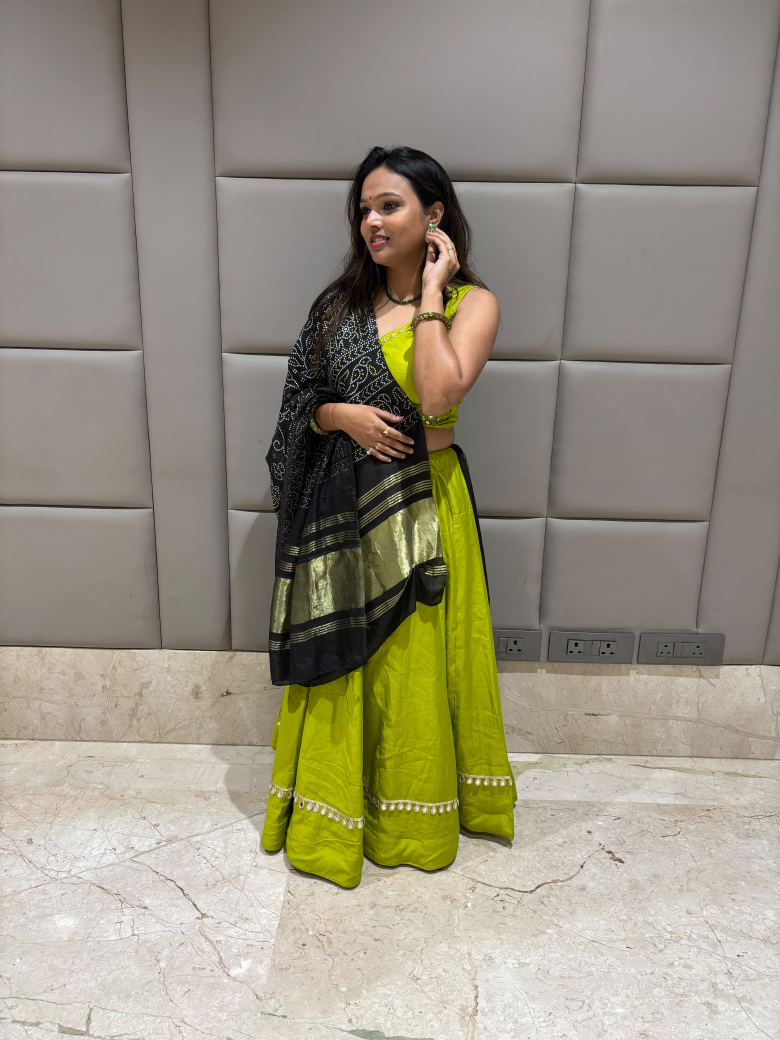
#> input picture cinematic-videos/source/A1_wall_side.jpg, 3120 x 4160 px (shown at 1/4 size)
$ python -i gl3d.py   (imports and definitions only)
#> lines starting #> are read from the running program, lines starting #| are printed output that depends on the picture
#> further down, picture is the input picture: shape (4160, 3120, 3); mean B, G, R 129.4, 146.6, 152.7
"""Small OpenGL 3D renderer for code-made films (headless, moderngl on EGL; runs on CPU via llvmpipe).

Geometry is built in Python as triangle soups (Geo). Each frame: sun shadow map -> opaque pass -> transparent pass,
rendered supersampled into a float buffer. Post (numpy/OpenCV): depth of field from the depth buffer, bloom,
filmic tone map, vignette. Motion blur = averaging sub-frames in linear light.
"""
import math

import cv2
import moderngl
import numpy as np

STRIDE = 14  # pos3 nrm3 col3 emit spec heat alpha thermal-mask


def srgb(c):
    c = np.asarray(c, dtype=np.float32) / (255.0 if max(c) > 1.0 else 1.0)
    return np.where(c <= 0.04045, c / 12.92, ((c + 0.055) / 1.055) ** 2.4)


def hexc(h):
    h = h.lstrip("#")
    return tuple(int(h[i:i + 2], 16) for i in (0, 2, 4))


# ---------------------------------------------------------------- geometry
class Geo:
    """Triangle soup. P, N: (n, 3, 3). C: (n, 3) linear rgb. E, S, A: (n,). Ht: (n, 3) per-vertex heat 0..1."""

    # [11 lines left out: function __init__, not called in this run]

    def __len__(self):
        return len(self.P)

    # [55 lines left out: functions xf, set, heat_from, vbo, cat, flat_normals and 1 more, not called in this run]


def quads_to_tris(Q):
    Q = np.asarray(Q, np.float32)
    return np.concatenate([Q[:, [0, 1, 2]], Q[:, [0, 2, 3]]])


# [91 lines left out: functions box, cylinder, sphere, torus, contact_shadow, not called in this run]


def quad(p0, p1, p2, p3, rgb, **kw):
    P = quads_to_tris([[p0, p1, p2, p3]])
    return Geo(P, flat_normals(P), srgb(rgb), **kw)


# ---------------------------------------------------------------- matrices
# [10 lines left out: functions T, S, not called in this run]


def Ry(a):
    c, s = math.cos(a), math.sin(a)
    return np.array([[c, 0, s, 0], [0, 1, 0, 0], [-s, 0, c, 0], [0, 0, 0, 1]], np.float32)


def Rx(a):
    c, s = math.cos(a), math.sin(a)
    return np.array([[1, 0, 0, 0], [0, c, -s, 0], [0, s, c, 0], [0, 0, 0, 1]], np.float32)


def Rz(a):
    c, s = math.cos(a), math.sin(a)
    return np.array([[c, -s, 0, 0], [s, c, 0, 0], [0, 0, 1, 0], [0, 0, 0, 1]], np.float32)


# [30 lines left out: functions look_at, perspective, ortho, not called in this run]


# ---------------------------------------------------------------- shaders
VS = """
#version 330
uniform mat4 vp; uniform mat4 light_vp;
in vec3 in_pos; in vec3 in_nrm; in vec3 in_col; in float in_emit; in float in_spec; in float in_heat; in float in_alpha; in float in_mask;
out vec3 v_pos; out vec3 v_nrm; out vec3 v_col; out float v_emit; out float v_spec; out float v_heat; out float v_alpha; out vec4 v_lpos; out float v_mask;
void main() {
    v_pos = in_pos; v_nrm = in_nrm; v_col = in_col; v_emit = in_emit; v_spec = in_spec; v_heat = in_heat; v_alpha = in_alpha; v_mask = in_mask;
    v_lpos = light_vp * vec4(in_pos + normalize(in_nrm) * 0.012, 1.0);   // normal offset: no shadow acne
    gl_Position = vp * vec4(in_pos, 1.0);
}
"""

FS = """
#version 330
uniform sampler2D shadow_map;
uniform vec3 sun_dir; uniform vec3 sun_col; uniform vec3 sky_col; uniform vec3 ground_col; uniform vec3 cam_pos;
uniform int n_lights; uniform vec4 l_pos[6]; uniform vec3 l_col[6]; uniform vec3 l_min[6]; uniform vec3 l_max[6];
uniform float thermal; uniform float thermal_x;
in vec3 v_pos; in vec3 v_nrm; in vec3 v_col; in float v_emit; in float v_spec; in float v_heat; in float v_alpha; in vec4 v_lpos; in float v_mask;
out vec4 f_color;

vec3 heat_ramp(float h) {
    vec3 c0 = vec3(0.02, 0.02, 0.25), c1 = vec3(0.1, 0.35, 1.0), c2 = vec3(0.9, 0.1, 0.6), c3 = vec3(1.0, 0.45, 0.0), c4 = vec3(1.0, 1.0, 0.6);
    h = clamp(h, 0.0, 1.0) * 4.0;
    if (h < 1.0) return mix(c0, c1, h);
    if (h < 2.0) return mix(c1, c2, h - 1.0);
    if (h < 3.0) return mix(c2, c3, h - 2.0);
    return mix(c3, c4, h - 3.0);
}

float shadow(float bias) {
    vec3 p = v_lpos.xyz / v_lpos.w * 0.5 + 0.5;
    if (p.x < 0.0 || p.x > 1.0 || p.y < 0.0 || p.y > 1.0 || p.z > 1.0) return 1.0;
    vec2 ts = 1.0 / vec2(textureSize(shadow_map, 0));
    float s = 0.0;
    for (int i = -2; i <= 2; i++) for (int j = -2; j <= 2; j++) {
        float d = texture(shadow_map, p.xy + vec2(i, j) * ts * 1.2).r;
        s += (p.z - bias > d) ? 0.0 : 1.0;
    }
    return s / 25.0;
}

void main() {
    vec3 n = normalize(v_nrm);
    vec3 V = normalize(cam_pos - v_pos);
    if (!gl_FrontFacing && dot(n, V) < 0.0) n = -n;   // two-sided only where we really see the back
    float ndl = max(dot(n, -sun_dir), 0.0);
    float sh = shadow(0.002 + 0.006 * (1.0 - ndl));
    vec3 col = v_col * mix(ground_col, sky_col, n.y * 0.5 + 0.5);
    col += v_col * sun_col * ndl * sh;
    vec3 H = normalize(-sun_dir + V);
    col += sun_col * pow(max(dot(n, H), 0.0), 60.0) * v_spec * sh;
    for (int i = 0; i < n_lights; i++) {
        if (any(lessThan(v_pos, l_min[i])) || any(greaterThan(v_pos, l_max[i]))) continue;
        vec3 d = l_pos[i].xyz - v_pos;
        float dist = length(d);
        vec3 L = d / dist;
        float att = 1.0 / (1.0 + dist * dist / (l_pos[i].w * l_pos[i].w));
        col += v_col * l_col[i] * max(dot(n, L), 0.0) * att;
        col += l_col[i] * pow(max(dot(n, normalize(L + V)), 0.0), 40.0) * v_spec * att * 0.6;
    }
    // soft rim so silhouettes read against dark backgrounds
    col += v_col * sky_col * pow(1.0 - max(dot(n, V), 0.0), 3.0) * 0.25;
    col += v_col * v_emit;
    if (thermal > 0.0 && gl_FragCoord.x < thermal_x) {
        vec3 tc = heat_ramp(v_heat) * (0.55 + 0.45 * max(dot(n, V), 0.0)) * 1.4;
        col = mix(col, tc, thermal * v_mask);
        col = mix(col, vec3(dot(col, vec3(0.2, 0.5, 0.3))) * vec3(0.08, 0.1, 0.28), thermal * (1.0 - v_mask));
    }
    f_color = vec4(col, v_alpha);
}
"""

VS_SHADOW = """
#version 330
uniform mat4 light_vp;
in vec3 in_pos;
void main() { gl_Position = light_vp * vec4(in_pos, 1.0); }
"""
FS_SHADOW = """
#version 330
void main() {}
"""

ATTRS = ("in_pos", "in_nrm", "in_col", "in_emit", "in_spec", "in_heat", "in_alpha", "in_mask")
FMT = "3f 3f 3f 1f 1f 1f 1f 1f"


class Renderer:
    # [22 lines left out: functions __init__, _vao, not called in this run]

    def set_static(self, geo):
        data = geo.vbo()
        self.static = (self._vao(self.prog, data), self._vao(self.sprog, data, True))

    # [79 lines left out: function render, not called in this run]


# ---------------------------------------------------------------- post
def downsample(img, w, h):
    return cv2.resize(img, (w, h), interpolation=cv2.INTER_AREA)


# [16 lines left out: function depth_of_field, not called in this run]


def bloom(img, threshold=1.0, amount=0.35):
#> called with threshold = 1, amount = 0.35
    bright = np.maximum(img - threshold, 0)
    h, w = img.shape[:2]
    small = cv2.resize(bright, (w // 4, h // 4), interpolation=cv2.INTER_AREA)
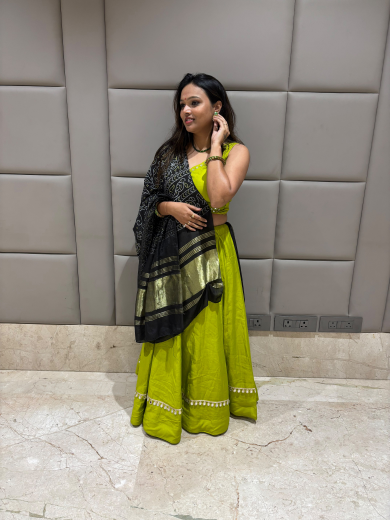
#> small: shape (1040, 780, 3) float64 (shown at 1/2 size); mean B, G, R 128.4, 145.6, 151.7
    b = cv2.GaussianBlur(small, (0, 0), 6) + cv2.GaussianBlur(small, (0, 0), 18) * 0.7
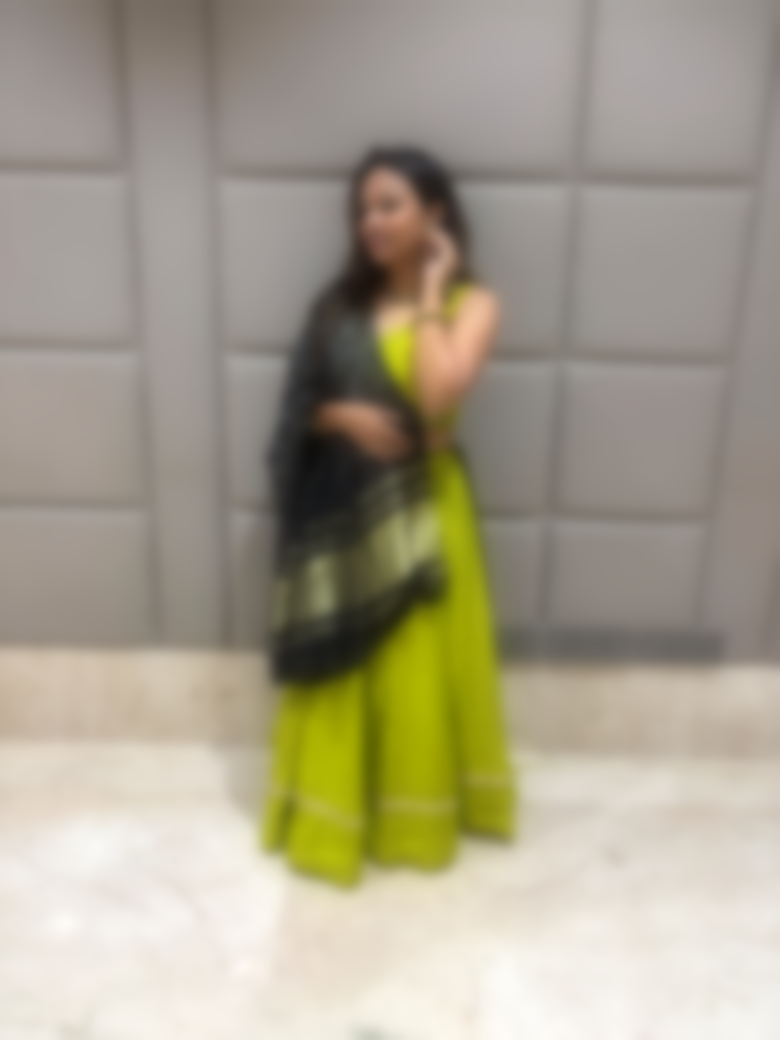
#> b: shape (1040, 780, 3) float64; mean B, G, R 218.3, 247.6, 257.9; drawn with min black and max white
    return img + cv2.resize(b, (w, h), interpolation=cv2.INTER_LINEAR) * amount


# [5 lines left out: function tonemap, not called in this run]


_VIG = {}


# [7 lines left out: function vignette, not called in this run]

>>> import cv2
>>> picture = cv2.imread('../../cinematic-videos/source/A1_wall_side.jpg')
>>> result = bloom(picture)
